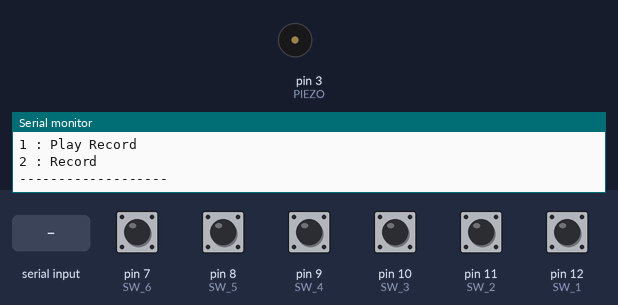
Bench run of a sketch on a simulated Arduino Uno, built with avr-gcc and run on an emulated ATmega328P. Shown: buzzer (waves = sounding), the last lines printed to the serial monitor. The test bench sets the inputs (shaded band); at power-on: pin 7 (SW_6), pin 8 (SW_5), pin 9 (SW_4), pin 10 (SW_3), pin 11 (SW_2), pin 12 (SW_1) LOW.

Above: at 1.2 s.
1.3 s: "1" received over Serial
2.8 s: pin 7 (SW_6) pulled HIGH for 0.15 s
At 2.87 s:
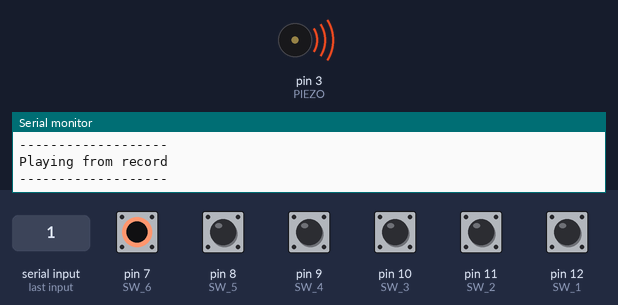
4.4 s: "2" received over Serial
Timing chart, 0 to 7.4 s (numbered marks = the images above; inputs shaded):
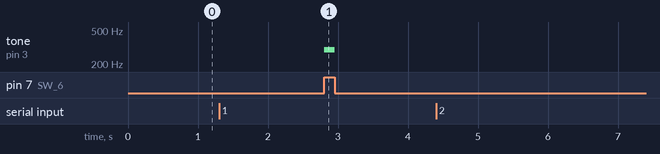

Measured:
- after the input at 2.8 s, tone on pin 3 (PIEZO): silent → 294 Hz at once, → silent 0.15 s later

The sketch:

Activity6.5.ino
```cpp
// #include "pitches.h"

#define NOTE_C4 262
#define NOTE_D4 294
#define NOTE_E4 330
#define NOTE_F4 349
#define NOTE_G4 392
#define NOTE_A4 440

// define sw
#define SW_1 12 // 6 % 6 // 0
#define SW_2 11 // 5 % 6 // 1
#define SW_3 10 // 4 % 6 // 2
#define SW_4 9 // 3 % 6 // 3
#define SW_5 8 // 2 % 6 // 4
#define SW_6 7 // 1 % 6 // 5

// define speaker
#define PIEZO 3

static	int	read = '0';
static	int	recorded[100] = {0};
static	int	record_dur[100] = {0};
const	int	note[6] = {NOTE_C4, NOTE_D4, NOTE_E4, NOTE_F4, NOTE_G4, NOTE_A4};

void setup()
{
	pinMode(SW_1, INPUT);
	pinMode(SW_2, INPUT);
	pinMode(SW_3, INPUT);
	pinMode(SW_4, INPUT);
	pinMode(SW_5, INPUT);
	pinMode(SW_6, INPUT);
	Serial.begin(9600);
	Serial.println("0 : Normal Play");
	Serial.println("1 : Play Record");
	Serial.println("2 : Record");
	Serial.println("-------------------");
}

void loop()
{
	// Check read
	if (Serial.available() && read == '0')
	{
		Serial.println("0 : Normal Play");
		Serial.println("1 : Play Record");
		Serial.println("2 : Record");
		Serial.println("-------------------");
		read = Serial.read();
	}

	// Process the read value
	if (read == '1')
	{
		Serial.println("-------------------");
		Serial.println("Playing from record");
		Serial.println("-------------------");
		play_record();
		read = '0';
	}
	else if (read == '2')
	{
		Serial.println("-------------------");
		Serial.println("Recording");
		Serial.println("-------------------");
		record();
	}

	if (read == '0')
	{
		// normal sw
		if (digitalRead(SW_1) == HIGH)
			play_tune(SW_1);
		else if (digitalRead(SW_2) == HIGH)
			play_tune(SW_2);
		else if (digitalRead(SW_3) == HIGH)
			play_tune(SW_3);
		else if (digitalRead(SW_4) == HIGH)
			play_tune(SW_4);
		else if (digitalRead(SW_5) == HIGH)
			play_tune(SW_5);
		else if (digitalRead(SW_6) == HIGH)
			play_tune(SW_6);
	}
}

void record()
{
	int note_l;
	int record_index = 0;
	unsigned long pressStart = 0;
	unsigned long pressEnd = 0;

	while (true)
	{
		// Check for exit input
		if (Serial.available())
		{
			char input = Serial.read();
			if (input == '1' || input == '0' || input == '2')
			{
				read = input;
				return;
			}
		}

		note_l = press_sw();
		if (note_l != 0)
		{
			if (record_index < sizeof(recorded) / sizeof(recorded[0]))
			{
				int index = (note_l - 6) % 6;

				// Start playing sound
				tone(PIEZO, note[index]);
				pressStart = millis();

				// Wait until button is released
				while (press_sw() == note_l);

				// Stop playing sound
				pressEnd = millis();
				noTone(PIEZO);

				// Record
				unsigned long duration = pressEnd - pressStart;
				recorded[record_index] = note_l;
				record_dur[record_index] = duration;
				record_index++;
			}
		}
	}
}

void play_record()
{
	for (int i = 0; i < sizeof(recorded) / sizeof(recorded[0]); i++)
	{
		if (recorded[i] == 0)
			return;

		play_tune(recorded[i], record_dur[i]);
	}
	read = '0';
}

int	press_sw()
{
	if (digitalRead(SW_1) == HIGH)
		return SW_1;
	else if (digitalRead(SW_2) == HIGH)
		return SW_2;
	else if (digitalRead(SW_3) == HIGH)
		return SW_3;
	else if (digitalRead(SW_4) == HIGH)
		return SW_4;
	else if (digitalRead(SW_5) == HIGH)
		return SW_5;
	else if (digitalRead(SW_6) == HIGH)
		return SW_6;
	return 0;
}

int play_tune(int sw, int duration)
{
	int index = (sw - 6) % 6;
	tone(PIEZO, note[index], duration);
	delay(duration);
	noTone(PIEZO);
	return index;
}

int play_tune(int sw)
{
	int index = (sw - 6) % 6;
	tone(PIEZO, note[index]);
	while (digitalRead(sw) == HIGH);
	noTone(PIEZO);
	return index;
}
```
